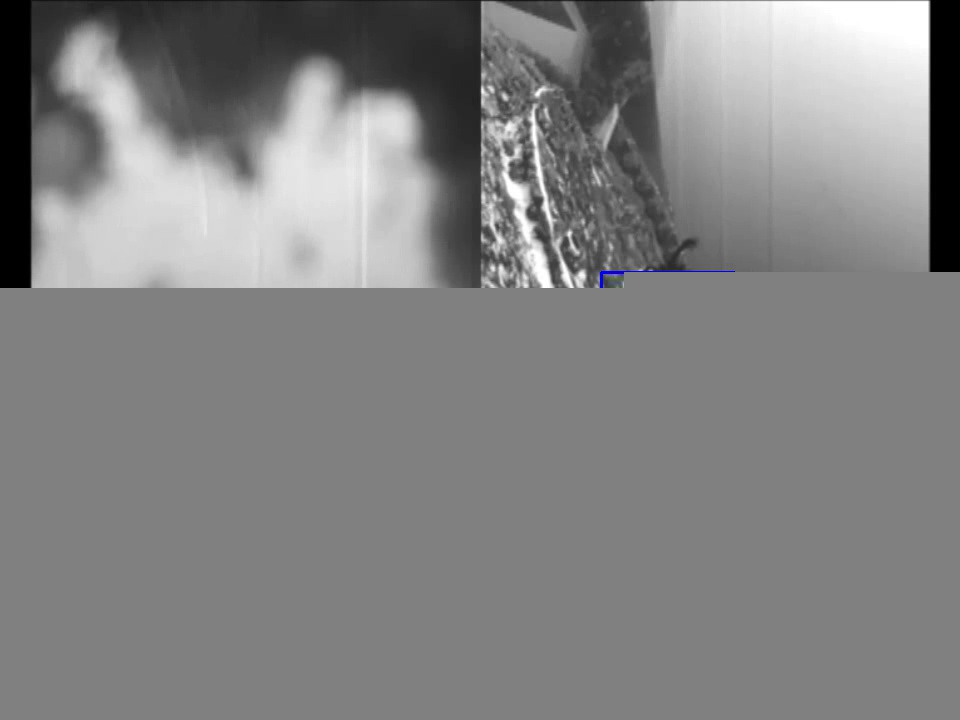
#> input picture 每.jpg, 960 x 720 px, given in place of the camera
$ python fish_detection.py '每.jpg'
#> lines starting #> are read from the running program, lines starting #| are printed output that depends on the picture; after the words box and inside, x2 and y2 are one past the last pixel; in counts of white or black regions, pixels touching at a corner belong together
import cv2
import sys

#####################################################################

keep_processing = True
video_name = 'videos/test.mp4'
#####################################################################

# define video capture object

cap = cv2.VideoCapture();

(major, minor, _) = cv2.__version__.split(".")
if (major == '3'):
    cv2.ocl.setUseOpenCL(False);

# define display window name

windowName = "Live Camera Input"; # window name
windowNameBG = "Background Model"; # window name
windowNameFG = "Foreground Objects"; # window name
windowNameFGP = "Foreground Probabiity"; # window name

# if command line arguments are provided try to read video_name
# otherwise default to capture from attached H/W camera

if (((len(sys.argv) == 2) and (cap.open(str(sys.argv[1]))))
    or (cap.open('videos/test.mp4'))):

    # create window by name (as resizable)

    cv2.namedWindow(windowName, cv2.WINDOW_NORMAL);
    cv2.namedWindow(windowNameBG, cv2.WINDOW_NORMAL);
    cv2.namedWindow(windowNameFG, cv2.WINDOW_NORMAL);
    cv2.namedWindow(windowNameFGP, cv2.WINDOW_NORMAL);

    # create GMM background subtraction object (using default parameters - see manual)

    mog = cv2.createBackgroundSubtractorMOG2(history=2000, varThreshold=16, detectShadows=True);

    while (keep_processing):

        # if video file successfully open then read frame from video

        if (cap.isOpened):
            ret, frame = cap.read();
#> frame is the input picture: shape (720, 960, 3); mean B, G, R 130.9, 130.8, 130.8
            #frame = cv2.fastNlMeansDenoisingColored(frame, None, 10, 10, 7, 21)
            # when we reach the end of the video (file) exit cleanly

            if (ret == 0):
                keep_processing = False;
                continue;

        # add current frame to background model and retrieve current foreground objects

        fgmask = mog.apply(frame);
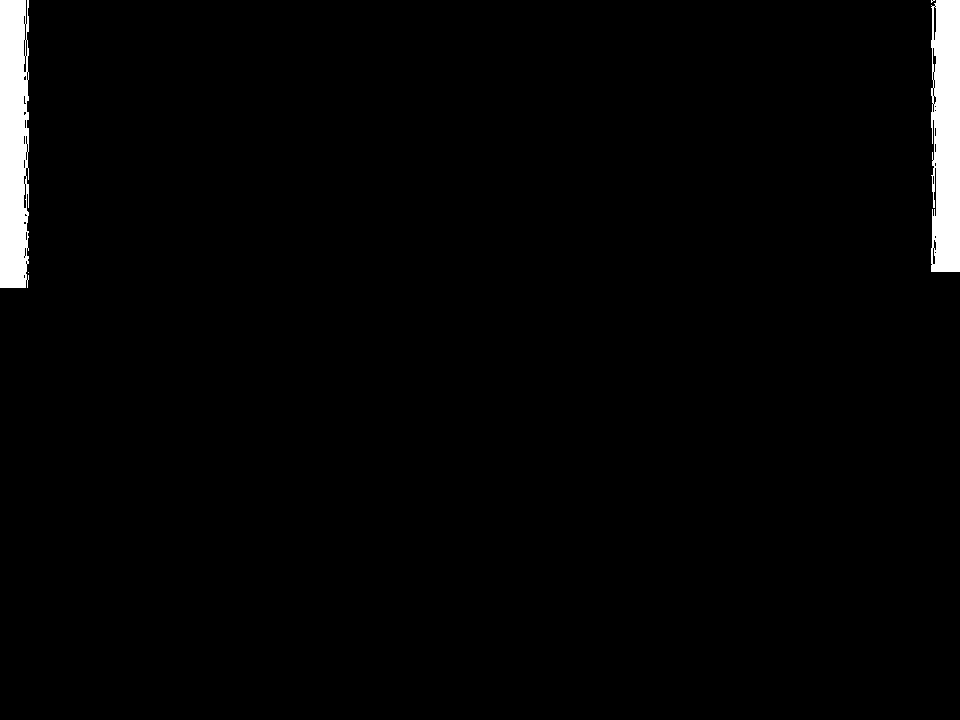
#> fgmask: shape (720, 960); values 127 (black) and 255 (white), 2.2% white; 4 white regions (2 under 20 px), largest, box (x1, y1, x2, y2) and area: (0, 0, 29, 288) 7830, (931, 0, 960, 272) 7288
        fgmask = cv2.blur(fgmask, (5, 5))
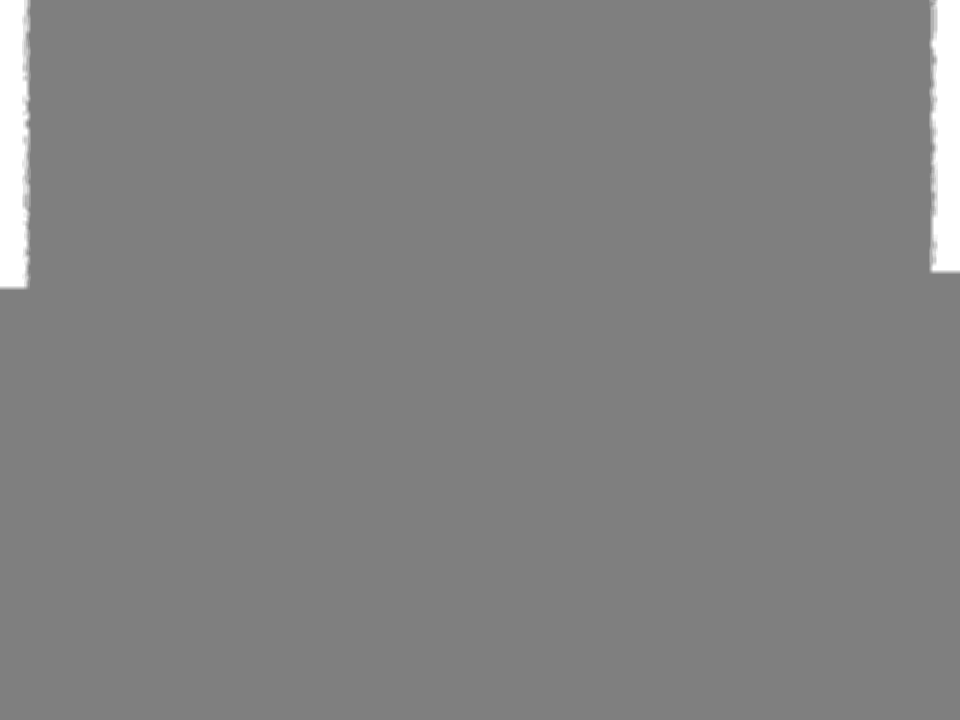
#> fgmask: shape (720, 960); min 127, max 255, mean 129.8

        #fgmask = cv2.GaussianBlur(fgmask, (5, 5), 0)
        #fgmask = cv2.bilateralFilter(fgmask, 9, 75, 75)
        # threshold this and clean it up using dilation with a elliptical mask

        fgthres = cv2.threshold(fgmask.copy(), 200, 255, cv2.THRESH_BINARY)[1];
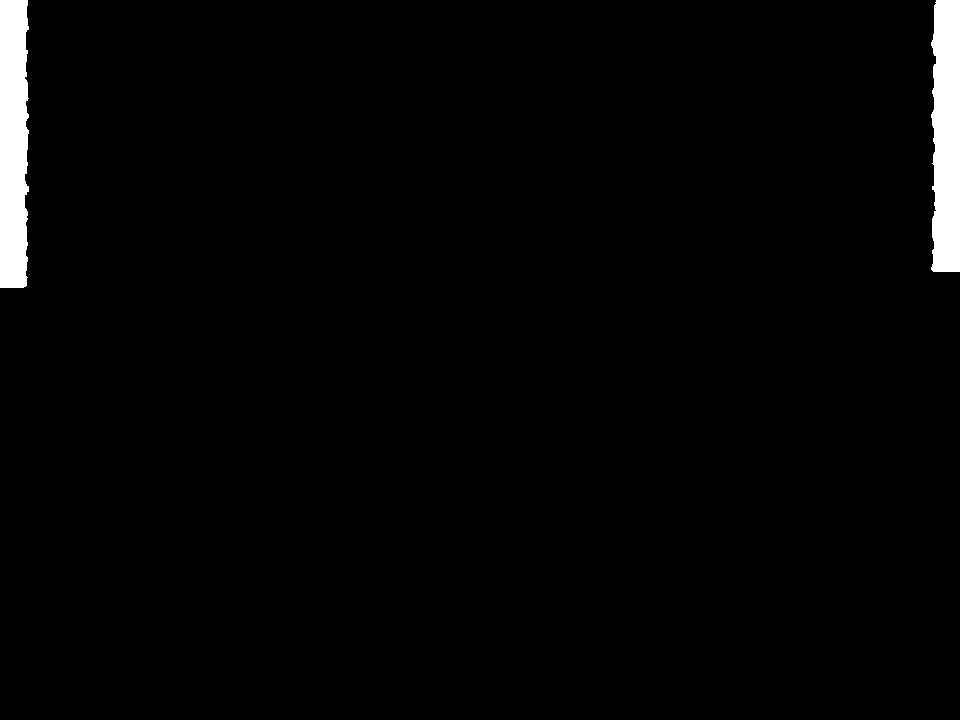
#> fgthres: shape (720, 960); 2.2% white; 2 white regions, box (x1, y1, x2, y2) and area: (0, 0, 29, 288) 7783, (931, 0, 960, 272) 7223
        fgdilated = cv2.dilate(fgthres, kernel=cv2.getStructuringElement(cv2.MORPH_ELLIPSE, (3,3)), iterations = 3);
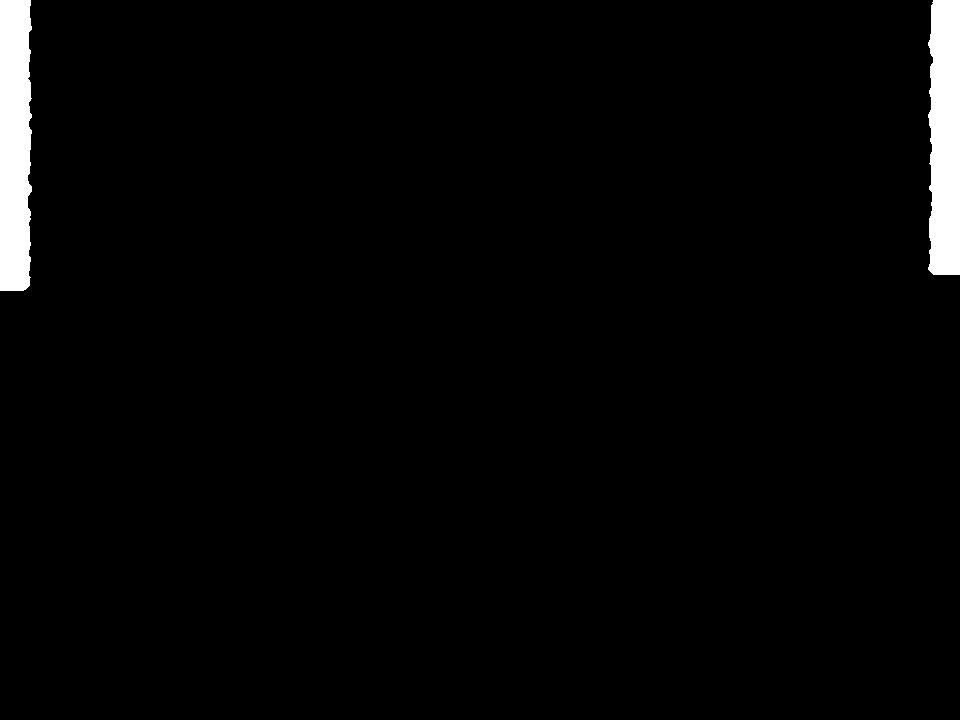
#> fgdilated: shape (720, 960); 2.4% white; 2 white regions, box (x1, y1, x2, y2) and area: (0, 0, 32, 291) 8733, (928, 0, 960, 275) 8128

        # get current background image (representative of current GMM model)

        bgmodel = mog.getBackgroundImage();

        # display images - input, background and original

        cv2.imshow(windowName,frame);
        cv2.imshow(windowNameFG,fgdilated);
        cv2.imshow(windowNameFGP,fgmask);
        cv2.imshow(windowNameBG, bgmodel);

        # start the event loop - essential

        # cv2.waitKey() is a keyboard binding function (argument is the time in milliseconds).
        # It waits for specified milliseconds for any keyboard event.
        # If you press any key in that time, the program continues.
        # If 0 is passed, it waits indefinitely for a key stroke.
        # (bitwise and with 0xFF to extract least significant byte of multi-byte response)

        key = cv2.waitKey(10) & 0xFF; # wait 40ms (i.e. 1000ms / 25 fps = 40 ms)
#> (key x is pressed here)

        # It can also be set to detect specific key strokes by recording which key is pressed

        # e.g. if user presses "x" then exit

        if (key == ord('x')):
            keep_processing = False;

    # close all windows

    cv2.destroyAllWindows()

else:
    print("No video file specified or camera connected.");
